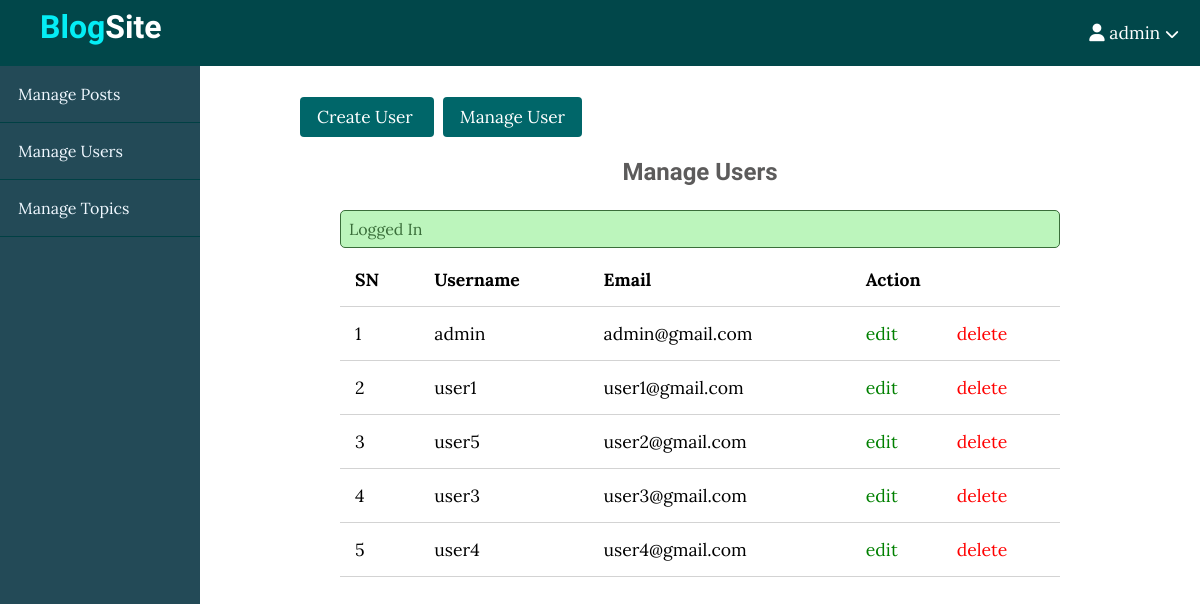
Page /blog/admin/users/index.php (signed in) on the committed database.
### tables this page shows
CREATE TABLE `users` (
  `id` int(11) NOT NULL,
  `admin` tinyint(4) NOT NULL,
  `username` varchar(255) NOT NULL,
  `email` varchar(255) NOT NULL,
  `password` varchar(255) NOT NULL,
  `created_at` timestamp NOT NULL DEFAULT current_timestamp()
);

### blog/app/controllers/users.php (called while the page is built, shortened)
<?php
include(ROOT_PATH . "/app/database/db.php");
$table = 'users';
$admin_users = selectAll($table);
?>

### blog/app/database/db.php (called while the page is built, shortened)
<?php
require('connect.php');
function selectAll($table, $conditions = []){
    global $conn;
    $sql = "SELECT * FROM $table";
    if(empty($conditions)){
        $stmt = $conn->prepare($sql);
        $stmt->execute();
        $records = $stmt->get_result()->fetch_all(MYSQLI_ASSOC);
        return $records;
    }
}
?>

### blog/admin/users/index.php (the view, shortened to what this page needs)
<?php include("../../path.php");
    include(ROOT_PATH . "/app/controllers/users.php");
?>
<!DOCTYPE html>
<html>
<head>
	<link rel="stylesheet" type="text/css" href="../../assets/css/style.css">
    <link rel="stylesheet" type="text/css" href="../../assets/css/admin.css">
</head>
<body>
    <?php include(ROOT_PATH . "/app/includes/adminHeader.php"); ?>
	<div class="admin-wrapper">
    <?php include(ROOT_PATH . "/app/includes/adminSidebar.php"); ?>
    <div class="admin-content">
        <div class="button-group">
            <a href="create.php" class="btn btn-big"> Create User </a>
            <a href="index.php" class="btn btn-big"> Manage User </a>
        </div>
        <div class="content">
            <h2 class="page-title">Manage Users</h2>
            <?php include(ROOT_PATH . "/app/includes/messages.php"); ?>
            <table>
                <thead>
                    <th>SN</th>
                    <th>Username</th>
                    <th>Email</th>
                    <th colspan = "2">Action</th>
                </thead>
                <tbody>
                    <?php foreach ($admin_users as $key => $user): ?>
                        <tr>
                            <td><?php echo $key + 1; ?></td>
                            <td><?php echo $user['username']; ?></td>
                            <td><?php echo $user['email']; ?></td>
                            <td><a href="edit.php?id=<?php echo $user['id']; ?>" class="edit">edit</a></td>
                            <td><a href="index.php?delete_id=<?php echo $user['id']; ?>" class="delete">delete</a></td>
                        </tr>
                    <?php endforeach; ?>
                </tbody>
            </table>
        </div>
    </div>
	</div>
</body>
</html>

### blog/assets/css/style.css (style rules this page uses)
* { box-sizing: border-box; }
html, body { height: 100%; padding: 0px; margin: 0px; background: #ffffff; font-family: 'Lora', serif; }
h1, h2, h3, h4, h5, h6 { font-family: 'Candal', serif; color: #5c5b5b; margin: 5px; }
a { text-decoration: none; color: inherit; }
.btn { padding: .5rem 1rem; background: #006669; color: white; border: 1px solid transparent; border-radius: .25rem; font-size: 1.08em; font-family: 'Lora', serif; }
.content { width: 90%; margin: 30px auto 30px; }

### blog/assets/css/admin.css (style rules this page uses)
.admin-wrapper { display: flex; height: calc(100% - 66px); }
.admin-wrapper .admin-content { flex: 8; height: 100%; padding: 40px 100px 100px; overflow-y: scroll; }
.admin-content .page-title { text-align: center; margin-bottom: 1.5rem; }
table { width: 100%; border-collapse: collapse; font-size: 1.1rem; }
th, td { padding: 15px; text-align: left; border-bottom: 1px solid #d3d3d3; }
.edit { color: green; }
.delete { color: red; }

### rows in the picture
users: username "admin", email "admin@gmail.com"
users: username "user1", email "user1@gmail.com"
users: username "user5", email "user2@gmail.com"
users: username "user3", email "user3@gmail.com"
users: username "user4", email "user4@gmail.com"

### other values in the picture
$_SESSION['username'] "admin"
$_SESSION['message'] "Logged In"
